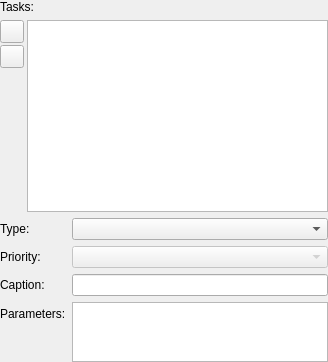
               <widget class="QWidget" name="tasksMainWidget" native="true">
                <property name="sizePolicy">
                 <sizepolicy hsizetype="Preferred" vsizetype="Preferred">
                  <horstretch>0</horstretch>
                  <verstretch>1</verstretch>
                 </sizepolicy>
                </property>
                <layout class="QVBoxLayout" name="verticalLayout_15">
                 <property name="margin">
                  <number>0</number>
                 </property>
                 <item>
                  <widget class="QLabel" name="tasksListLabel">
                   <property name="text">
                    <string>Tasks:</string>
                   </property>
                  </widget>
                 </item>
                 <item>
                  <layout class="QHBoxLayout" name="tasksListLayout">
                   <property name="spacing">
                    <number>3</number>
                   </property>
                   <item>
                    <widget class="QWidget" name="tasksListButtonWidget" native="true">
                     <layout class="QVBoxLayout" name="verticalLayout_12">
                      <property name="spacing">
                       <number>2</number>
                      </property>
                      <property name="margin">
                       <number>0</number>
                      </property>
                      <item>
                       <widget class="QToolButton" name="tasksListAddButton">
                        <property name="toolTip">
                         <string>Add new task</string>
                        </property>
                        <property name="text">
                         <string/>
                        </property>
                        <property name="icon">
                         <iconset resource="../../carbon/imageresources.qrc">
                          <normaloff>:/add</normaloff>:/add</iconset>
                        </property>
                       </widget>
                      </item>
                      <item>
                       <widget class="QToolButton" name="tasksListRemoveButton">
                        <property name="toolTip">
                         <string>Remove current task</string>
                        </property>
                        <property name="text">
                         <string/>
                        </property>
                        <property name="icon">
                         <iconset resource="../../carbon/imageresources.qrc">
                          <normaloff>:/subtract</normaloff>:/subtract</iconset>
                        </property>
                       </widget>
                      </item>
                      <item>
                       <spacer name="tasksListButtonSpacer">
                        <property name="orientation">
                         <enum>Qt::Vertical</enum>
                        </property>
                        <property name="sizeHint" stdset="0">
                         <size>
                          <width>20</width>
                          <height>79</height>
                         </size>
                        </property>
                       </spacer>
                      </item>
                     </layout>
                    </widget>
                   </item>
                   <item>
                    <widget class="QListWidget" name="tasksList">
                     <property name="sizePolicy">
                      <sizepolicy hsizetype="Expanding" vsizetype="Expanding">
                       <horstretch>0</horstretch>
                       <verstretch>2</verstretch>
                      </sizepolicy>
                     </property>
                     <property name="whatsThis">
                      <string>&lt;!DOCTYPE HTML PUBLIC &quot;-//W3C//DTD HTML 4.0//EN&quot; &quot;http://www.w3.org/TR/REC-html40/strict.dtd&quot;&gt;
&lt;html&gt;&lt;head&gt;&lt;meta name=&quot;qrichtext&quot; content=&quot;1&quot; /&gt;&lt;style type=&quot;text/css&quot;&gt;
p, li { white-space: pre-wrap; }
&lt;/style&gt;&lt;/head&gt;&lt;body style=&quot; font-family:'MS Shell Dlg 2'; font-size:8.25pt; font-weight:400; font-style:normal;&quot;&gt;
&lt;p style=&quot; margin-top:0px; margin-bottom:0px; margin-left:0px; margin-right:0px; -qt-block-indent:0; text-indent:0px;&quot;&gt;&lt;span style=&quot; font-size:8pt;&quot;&gt;List of all tasks in the simulation setup.&lt;/span&gt;&lt;/p&gt;
&lt;p style=&quot;-qt-paragraph-type:empty; margin-top:0px; margin-bottom:0px; margin-left:0px; margin-right:0px; -qt-block-indent:0; text-indent:0px; font-size:8pt;&quot;&gt;&lt;/p&gt;
&lt;p style=&quot; margin-top:0px; margin-bottom:0px; margin-left:0px; margin-right:0px; -qt-block-indent:0; text-indent:0px;&quot;&gt;&lt;span style=&quot; font-size:8pt;&quot;&gt;Tasks may be server threads (executing a SimSpark simulation), plugin threads (executing a plugin), or simulation processes (executing an external process).&lt;/span&gt;&lt;/p&gt;&lt;/body&gt;&lt;/html&gt;</string>
                     </property>
                    </widget>
                   </item>
                  </layout>
                 </item>
                 <item>
                  <widget class="QWidget" name="tasksSettingsWidget" native="true">
                   <layout class="QFormLayout" name="formLayout_2">
                    <property name="fieldGrowthPolicy">
                     <enum>QFormLayout::AllNonFixedFieldsGrow</enum>
                    </property>
                    <property name="margin">
                     <number>0</number>
                    </property>
                    <item row="0" column="0">
                     <widget class="QLabel" name="tasksTypeLabel">
                      <property name="text">
                       <string>Type:</string>
                      </property>
                     </widget>
                    </item>
                    <item row="0" column="1">
                     <widget class="QComboBox" name="tasksTypeComboBox">
                      <property name="toolTip">
                       <string>&lt;!DOCTYPE HTML PUBLIC &quot;-//W3C//DTD HTML 4.0//EN&quot; &quot;http://www.w3.org/TR/REC-html40/strict.dtd&quot;&gt;
&lt;html&gt;&lt;head&gt;&lt;meta name=&quot;qrichtext&quot; content=&quot;1&quot; /&gt;&lt;style type=&quot;text/css&quot;&gt;
p, li { white-space: pre-wrap; }
&lt;/style&gt;&lt;/head&gt;&lt;body style=&quot; font-family:'MS Shell Dlg 2'; font-size:8.25pt; font-weight:400; font-style:normal;&quot;&gt;
&lt;p style=&quot; margin-top:0px; margin-bottom:0px; margin-left:0px; margin-right:0px; -qt-block-indent:0; text-indent:0px;&quot;&gt;&lt;span style=&quot; font-size:8pt;&quot;&gt;Type of the task.&lt;/span&gt;&lt;/p&gt;&lt;/body&gt;&lt;/html&gt;</string>
                      </property>
                      <property name="whatsThis">
                       <string>&lt;!DOCTYPE HTML PUBLIC &quot;-//W3C//DTD HTML 4.0//EN&quot; &quot;http://www.w3.org/TR/REC-html40/strict.dtd&quot;&gt;
&lt;html&gt;&lt;head&gt;&lt;meta name=&quot;qrichtext&quot; content=&quot;1&quot; /&gt;&lt;style type=&quot;text/css&quot;&gt;
p, li { white-space: pre-wrap; }
&lt;/style&gt;&lt;/head&gt;&lt;body style=&quot; font-family:'MS Shell Dlg 2'; font-size:8.25pt; font-weight:400; font-style:normal;&quot;&gt;
&lt;p style=&quot; margin-top:0px; margin-bottom:0px; margin-left:0px; margin-right:0px; -qt-block-indent:0; text-indent:0px;&quot;&gt;Type of the task.&lt;/p&gt;
&lt;p style=&quot; margin-top:0px; margin-bottom:0px; margin-left:0px; margin-right:0px; -qt-block-indent:0; text-indent:0px;&quot;&gt;&lt;span style=&quot; font-size:8pt;&quot;&gt;Defines default executables, scripts and handling in the Gui. &lt;/span&gt;&lt;/p&gt;
&lt;p style=&quot; margin-top:0px; margin-bottom:0px; margin-left:0px; margin-right:0px; -qt-block-indent:0; text-indent:0px;&quot;&gt;&lt;span style=&quot; font-size:8pt;&quot;&gt;There must only be one Server task at a time.&lt;/span&gt;&lt;/p&gt;&lt;/body&gt;&lt;/html&gt;</string>
                      </property>
                     </widget>
                    </item>
                    <item row="2" column="0">
                     <widget class="QLabel" name="tasksCaptionLabel">
                      <property name="text">
                       <string>Caption:</string>
                      </property>
                     </widget>
                    </item>
                    <item row="2" column="1">
                     <widget class="QLineEdit" name="tasksCaptionEdit">
                      <property name="toolTip">
                       <string>&lt;!DOCTYPE HTML PUBLIC &quot;-//W3C//DTD HTML 4.0//EN&quot; &quot;http://www.w3.org/TR/REC-html40/strict.dtd&quot;&gt;
&lt;html&gt;&lt;head&gt;&lt;meta name=&quot;qrichtext&quot; content=&quot;1&quot; /&gt;&lt;style type=&quot;text/css&quot;&gt;
p, li { white-space: pre-wrap; }
&lt;/style&gt;&lt;/head&gt;&lt;body style=&quot; font-family:'MS Shell Dlg 2'; font-size:8.25pt; font-weight:400; font-style:normal;&quot;&gt;
&lt;p style=&quot; margin-top:0px; margin-bottom:0px; margin-left:0px; margin-right:0px; -qt-block-indent:0; text-indent:0px;&quot;&gt;&lt;span style=&quot; font-size:8pt;&quot;&gt;Caption of the task.&lt;/span&gt;&lt;/p&gt;&lt;/body&gt;&lt;/html&gt;</string>
                      </property>
                      <property name="whatsThis">
                       <string>&lt;!DOCTYPE HTML PUBLIC &quot;-//W3C//DTD HTML 4.0//EN&quot; &quot;http://www.w3.org/TR/REC-html40/strict.dtd&quot;&gt;
&lt;html&gt;&lt;head&gt;&lt;meta name=&quot;qrichtext&quot; content=&quot;1&quot; /&gt;&lt;style type=&quot;text/css&quot;&gt;
p, li { white-space: pre-wrap; }
&lt;/style&gt;&lt;/head&gt;&lt;body style=&quot; font-family:'MS Shell Dlg 2'; font-size:8.25pt; font-weight:400; font-style:normal;&quot;&gt;
&lt;p style=&quot; margin-top:0px; margin-bottom:0px; margin-left:0px; margin-right:0px; -qt-block-indent:0; text-indent:0px;&quot;&gt;&lt;span style=&quot; font-size:8pt;&quot;&gt;Caption of the task.&lt;/span&gt;&lt;/p&gt;
&lt;p style=&quot; margin-top:0px; margin-bottom:0px; margin-left:0px; margin-right:0px; -qt-block-indent:0; text-indent:0px;&quot;&gt;&lt;span style=&quot; font-size:8pt;&quot;&gt;Used in messages.&lt;/span&gt;&lt;/p&gt;&lt;/body&gt;&lt;/html&gt;</string>
                      </property>
                     </widget>
                    </item>
                    <item row="3" column="0">
                     <widget class="QLabel" name="tasksParametersLabel">
                      <property name="text">
                       <string>Parameters:</string>
                      </property>
                     </widget>
                    </item>
                    <item row="3" column="1">
                     <widget class="QPlainTextEdit" name="tasksParametersTextEdit">
                      <property name="sizePolicy">
                       <sizepolicy hsizetype="Expanding" vsizetype="Preferred">
                        <horstretch>0</horstretch>
                        <verstretch>0</verstretch>
                       </sizepolicy>
                      </property>
                      <property name="minimumSize">
                       <size>
                        <width>0</width>
                        <height>40</height>
                       </size>
                      </property>
                      <property name="maximumSize">
                       <size>
                        <width>16777215</width>
                        <height>60</height>
                       </size>
                      </property>
                      <property name="toolTip">
                       <string>Commandline parameters for the first start. Separate by blanks or enter</string>
                      </property>
                      <property name="whatsThis">
                       <string>&lt;!DOCTYPE HTML PUBLIC &quot;-//W3C//DTD HTML 4.0//EN&quot; &quot;http://www.w3.org/TR/REC-html40/strict.dtd&quot;&gt;
&lt;html&gt;&lt;head&gt;&lt;meta name=&quot;qrichtext&quot; content=&quot;1&quot; /&gt;&lt;style type=&quot;text/css&quot;&gt;
p, li { white-space: pre-wrap; }
&lt;/style&gt;&lt;/head&gt;&lt;body style=&quot; font-family:'MS Shell Dlg 2'; font-size:8.25pt; font-weight:400; font-style:normal;&quot;&gt;
&lt;p style=&quot; margin-top:0px; margin-bottom:0px; margin-left:0px; margin-right:0px; -qt-block-indent:0; text-indent:0px;&quot;&gt;&lt;span style=&quot; font-size:8pt;&quot;&gt;Execution parameters of the task.&lt;/span&gt;&lt;/p&gt;
&lt;p style=&quot;-qt-paragraph-type:empty; margin-top:0px; margin-bottom:0px; margin-left:0px; margin-right:0px; -qt-block-indent:0; text-indent:0px; font-size:8pt;&quot;&gt;&lt;/p&gt;
&lt;p style=&quot; margin-top:0px; margin-bottom:0px; margin-left:0px; margin-right:0px; -qt-block-indent:0; text-indent:0px;&quot;&gt;&lt;span style=&quot; font-size:8pt;&quot;&gt;The parameters are used as execution parameters of plugin threads. Every time the task is executed, the plugin is executed with these parameters.&lt;/span&gt;&lt;/p&gt;
&lt;p style=&quot;-qt-paragraph-type:empty; margin-top:0px; margin-bottom:0px; margin-left:0px; margin-right:0px; -qt-block-indent:0; text-indent:0px; font-size:8pt;&quot;&gt;&lt;/p&gt;
&lt;p style=&quot; margin-top:0px; margin-bottom:0px; margin-left:0px; margin-right:0px; -qt-block-indent:0; text-indent:0px;&quot;&gt;&lt;span style=&quot; font-size:8pt;&quot;&gt;The parameters are used as commandline parameters for external processes started by a  simulation process.&lt;/span&gt;&lt;/p&gt;&lt;/body&gt;&lt;/html&gt;</string>
                      </property>
                     </widget>
                    </item>
                    <item row="1" column="0">
                     <widget class="QLabel" name="taskPriorityLabel">
                      <property name="text">
                       <string>Priority:</string>
                      </property>
                     </widget>
                    </item>
                    <item row="1" column="1">
                     <widget class="QComboBox" name="tasksPriorityComboBox">
                      <property name="enabled">
                       <bool>false</bool>
                      </property>
                      <property name="toolTip">
                       <string>Scheduling priority of the task</string>
                      </property>
                     </widget>
                    </item>
                   </layout>
                  </widget>
                 </item>
                </layout>
               </widget>
